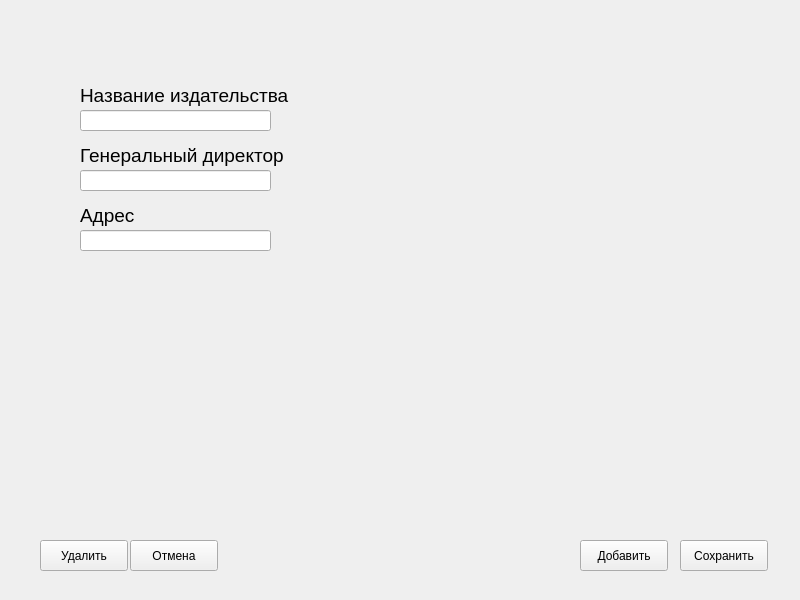
<?xml version="1.0" encoding="UTF-8"?>
<ui version="4.0">
 <class>Edit_pub</class>
 <widget class="QWidget" name="Edit_pub">
  <property name="geometry">
   <rect>
    <x>0</x>
    <y>0</y>
    <width>800</width>
    <height>600</height>
   </rect>
  </property>
  <property name="windowTitle">
   <string>Form</string>
  </property>
  <widget class="QLabel" name="ep_name_label">
   <property name="geometry">
    <rect>
     <x>80</x>
     <y>80</y>
     <width>211</width>
     <height>31</height>
    </rect>
   </property>
   <property name="font">
    <font>
     <family>Cantarell</family>
     <pointsize>14</pointsize>
    </font>
   </property>
   <property name="text">
    <string>Название издательства</string>
   </property>
  </widget>
  <widget class="QLineEdit" name="ep_name_edit">
   <property name="geometry">
    <rect>
     <x>80</x>
     <y>110</y>
     <width>191</width>
     <height>21</height>
    </rect>
   </property>
  </widget>
  <widget class="QLabel" name="ep_gen_label">
   <property name="geometry">
    <rect>
     <x>80</x>
     <y>140</y>
     <width>211</width>
     <height>31</height>
    </rect>
   </property>
   <property name="font">
    <font>
     <family>Cantarell</family>
     <pointsize>14</pointsize>
    </font>
   </property>
   <property name="text">
    <string>Генеральный директор</string>
   </property>
  </widget>
  <widget class="QLineEdit" name="ep_gen_edit">
   <property name="geometry">
    <rect>
     <x>80</x>
     <y>170</y>
     <width>191</width>
     <height>21</height>
    </rect>
   </property>
  </widget>
  <widget class="QLabel" name="ep_address_name">
   <property name="geometry">
    <rect>
     <x>80</x>
     <y>200</y>
     <width>161</width>
     <height>31</height>
    </rect>
   </property>
   <property name="font">
    <font>
     <family>Cantarell</family>
     <pointsize>14</pointsize>
    </font>
   </property>
   <property name="text">
    <string>Адрес</string>
   </property>
  </widget>
  <widget class="QLineEdit" name="ep_address_edit">
   <property name="geometry">
    <rect>
     <x>80</x>
     <y>230</y>
     <width>191</width>
     <height>21</height>
    </rect>
   </property>
  </widget>
  <widget class="QPushButton" name="ep_cancel_button">
   <property name="geometry">
    <rect>
     <x>130</x>
     <y>540</y>
     <width>88</width>
     <height>31</height>
    </rect>
   </property>
   <property name="text">
    <string>Отмена</string>
   </property>
  </widget>
  <widget class="QPushButton" name="ep_delete_button">
   <property name="geometry">
    <rect>
     <x>40</x>
     <y>540</y>
     <width>88</width>
     <height>31</height>
    </rect>
   </property>
   <property name="text">
    <string>Удалить</string>
   </property>
  </widget>
  <widget class="QPushButton" name="ep_add_button">
   <property name="geometry">
    <rect>
     <x>580</x>
     <y>540</y>
     <width>88</width>
     <height>31</height>
    </rect>
   </property>
   <property name="text">
    <string>Добавить</string>
   </property>
  </widget>
  <widget class="QPushButton" name="ep_save_button">
   <property name="geometry">
    <rect>
     <x>680</x>
     <y>540</y>
     <width>88</width>
     <height>31</height>
    </rect>
   </property>
   <property name="text">
    <string>Сохранить</string>
   </property>
  </widget>
 </widget>
 <resources/>
 <connections/>
</ui>
